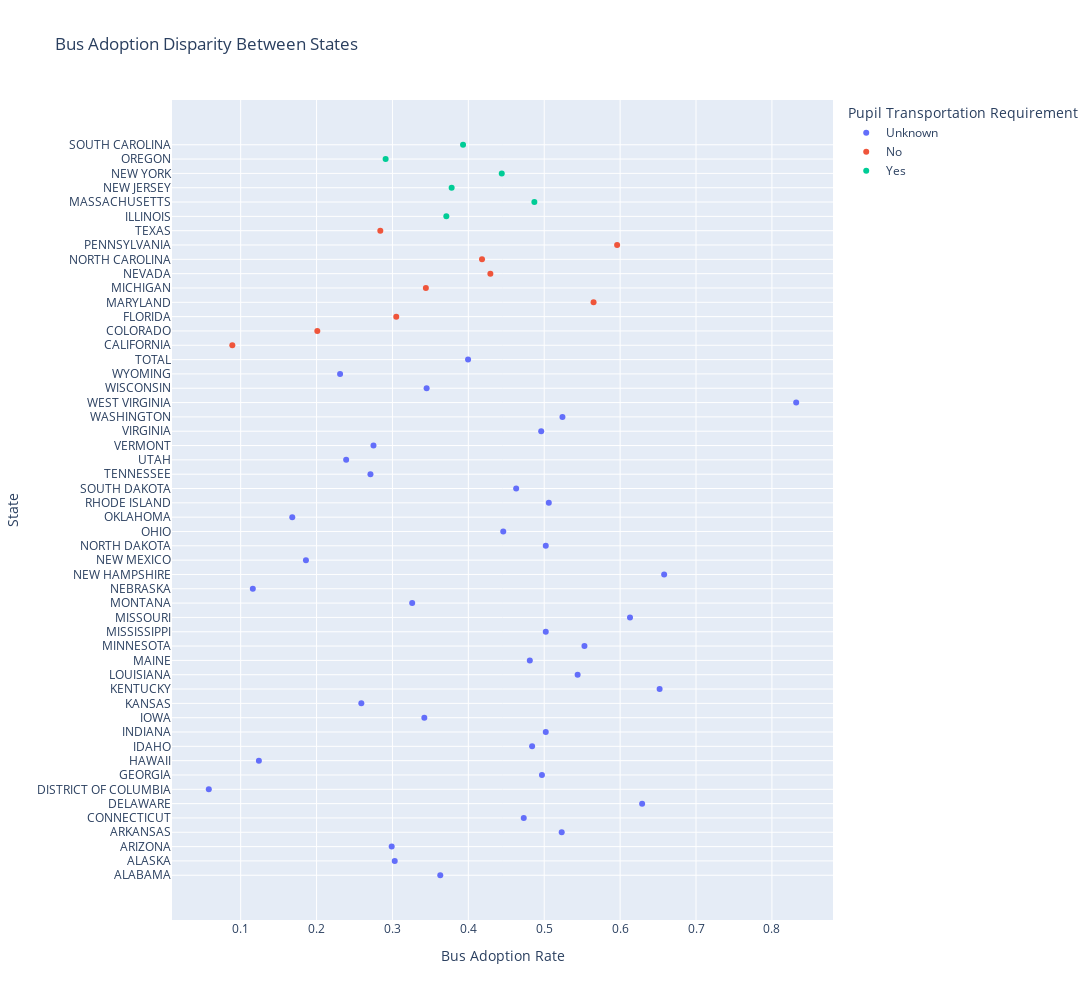

Here is the notebook cell this chart was saved with:
### Code cell
# Use column names of df for the different parameters x, y, color, ...
fig = px.scatter(state_df, x="8c. Percent of persons, mode to school: school bus", y="1a. State", color="8d. Pupil transportation requirement?",
                 title="Bus Adoption Disparity Between States",
                 labels={"8c. Percent of persons, mode to school: school bus": "Bus Adoption Rate",
                         "1a. State": "State",
                         "8d. Pupil transportation requirement?": "Pupil Transportation Requirement"},)
fig.update_layout( height=1000, width=1500)

fig.show()

### Figure 1 — Plotly figure (JSON) as saved in the notebook; plotly's stock layout.template omitted (floating-point values rounded to 4 significant figures)
{"data": [{"hovertemplate": "Pupil Transportation Requirement=Unknown<br>Bus Adoption Rate=%{x}<br>State=%{y}<extra></extra>", "legendgroup": "Unknown", "marker": {"color": "#636efa", "symbol": "circle"}, "mode": "markers", "name": "Unknown", "orientation": "h", "showlegend": true, "type": "scatter", "x": [0.363, 0.303, 0.299, 0.523, 0.473, 0.629, 0.058, 0.497, 0.124, 0.484, 0.502, 0.342, 0.259, 0.652, 0.544, 0.481, 0.553, 0.502, 0.613, 0.326, 0.116, 0.658, 0.186, 0.502, 0.446, 0.168, 0.506, 0.463, 0.271, 0.239, 0.275, 0.496, 0.524, 0.832, 0.345, 0.231, 0.3996], "xaxis": "x", "y": ["ALABAMA", "ALASKA", "ARIZONA", "ARKANSAS", "CONNECTICUT", "DELAWARE", "DISTRICT OF COLUMBIA", "GEORGIA", "HAWAII", "IDAHO", "INDIANA", "IOWA", "KANSAS", "KENTUCKY", "LOUISIANA", "MAINE", "MINNESOTA", "MISSISSIPPI", "MISSOURI", "MONTANA", "NEBRASKA", "NEW HAMPSHIRE", "NEW MEXICO", "NORTH DAKOTA", "OHIO", "OKLAHOMA", "RHODE ISLAND", "SOUTH DAKOTA", "TENNESSEE", "UTAH", "VERMONT", "VIRGINIA", "WASHINGTON", "WEST VIRGINIA", "WISCONSIN", "WYOMING", "TOTAL"], "yaxis": "y"}, {"hovertemplate": "Pupil Transportation Requirement=No<br>Bus Adoption Rate=%{x}<br>State=%{y}<extra></extra>", "legendgroup": "No", "marker": {"color": "#EF553B", "symbol": "circle"}, "mode": "markers", "name": "No", "orientation": "h", "showlegend": true, "type": "scatter", "x": [0.089, 0.201, 0.305, 0.565, 0.344, 0.429, 0.418, 0.596, 0.284], "xaxis": "x", "y": ["CALIFORNIA", "COLORADO", "FLORIDA", "MARYLAND", "MICHIGAN", "NEVADA", "NORTH CAROLINA", "PENNSYLVANIA", "TEXAS"], "yaxis": "y"}, {"hovertemplate": "Pupil Transportation Requirement=Yes<br>Bus Adoption Rate=%{x}<br>State=%{y}<extra></extra>", "legendgroup": "Yes", "marker": {"color": "#00cc96", "symbol": "circle"}, "mode": "markers", "name": "Yes", "orientation": "h", "showlegend": true, "type": "scatter", "x": [0.371, 0.487, 0.378, 0.444, 0.291, 0.393], "xaxis": "x", "y": ["ILLINOIS", "MASSACHUSETTS", "NEW JERSEY", "NEW YORK", "OREGON", "SOUTH CAROLINA"], "yaxis": "y"}], "layout": {"height": 1000, "legend": {"title": {"text": "Pupil Transportation Requirement"}, "tracegroupgap": 0}, "title": {"text": "Bus Adoption Disparity Between States"}, "width": 1500, "xaxis": {"anchor": "y", "domain": [0, 1], "title": {"text": "Bus Adoption Rate"}}, "yaxis": {"anchor": "x", "domain": [0, 1], "title": {"text": "State"}}}}
